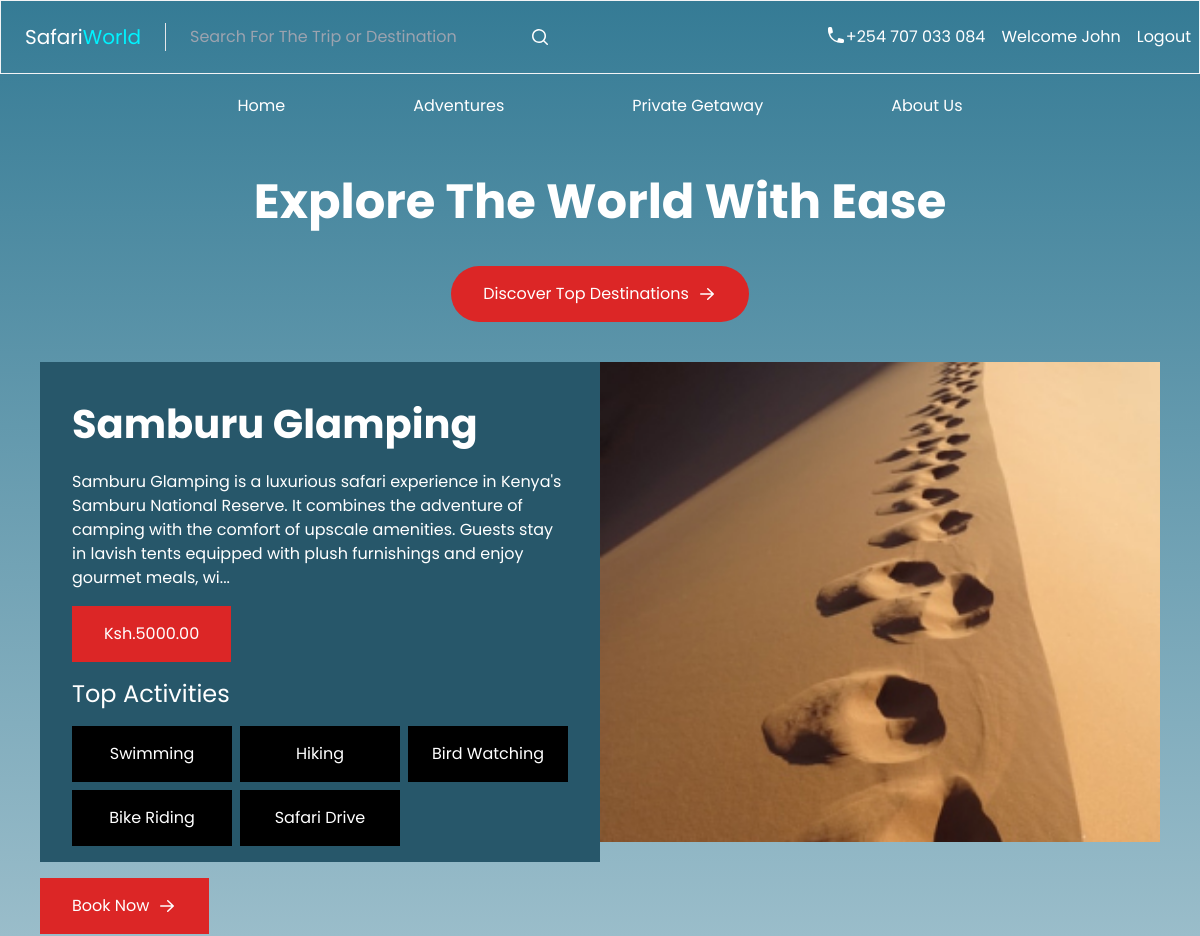
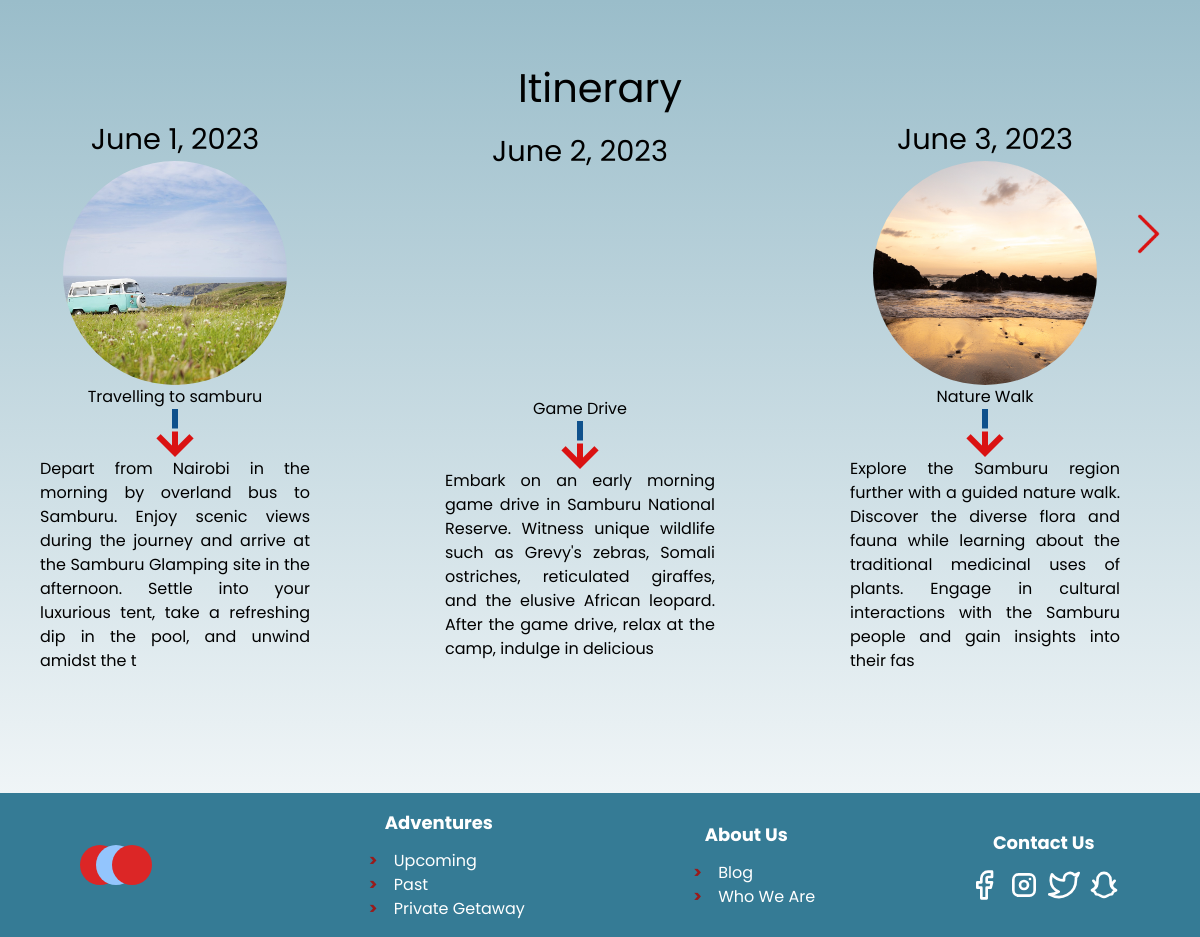
The app's page /adventures/210d935b-5c6f-442e-8c83-9ef3c514a730 (signed in) with its own data (2 pictures, top to bottom).
### booking/models.py (models this page shows, shortened)
class BaseModel(models.Model):
    id = models.UUIDField(primary_key=True, default=uuid.uuid4, editable=False)
    created_at = models.DateTimeField(auto_now_add=True)
    updated_at = models.DateTimeField(auto_now=True)
    class Meta:
        abstract = True

class User(BaseModel, AbstractUser):
    USER_TYPES = (
        ('A', 'Admin'),
        ('S', 'Staff'),
        ('U', 'User'),
    )
    GENDER_CHOICES = (
        (1, 'Male'),
        (2, 'Female'),
        (3, 'Other'),
    )
    user_type = models.CharField(choices=USER_TYPES, max_length=250)
    first_name = models.CharField(max_length=50)
    last_name = models.CharField(max_length=50)
    email = models.EmailField(max_length=250)
    date_of_birth = models.DateField(null=True)
    phone_number = models.CharField(max_length=20)
    gender = models.IntegerField(choices=GENDER_CHOICES, null=True)
    bio = models.CharField(max_length=250, blank=True)
    password = models.CharField(max_length=128)
    REQUIRED_FIELDS = ['first_name', 'last_name', 'phone_number', 'password']

class Adventure(BaseModel):
    name = models.CharField(max_length=250)
    place_id = models.ForeignKey(Place, on_delete=models.SET_NULL, null=True, related_name='adventures')
    description = models.CharField(max_length=1024)
    departure_date = models.DateField()
    return_date = models.DateField()
    price = models.DecimalField(max_digits=10, decimal_places=2)
    slots = models.IntegerField()
    age_limit = models.IntegerField(default=0)
    activities = models.CharField(max_length=250)
    image = models.FileField(upload_to='images', null=True)

class Itinerary(BaseModel):
    adventure_id = models.ForeignKey(Adventure, on_delete=models.CASCADE, related_name='itinerary_advs')
    name = models.CharField(max_length=250)
    description = models.CharField(max_length=1024)
    image = models.ImageField(upload_to='images')
    day = models.DateField()

### booking/views.py (the view)
# urls.py: path('adventures/<str:id>', views.adv_details, name='adventure'),
def adv_details(request, id):
    adventure_url = reverse('adventure', args=[id])
    adv = Adventure.objects.get(id=id)
    activities = [activity.strip() for activity in adv.activities.split(",")]
    p = Paginator(adv.itinerary_advs.all(), 3)
    page = request.GET.get('page')
    itineraries = p.get_page(page)
    context = {'adventure_url': adventure_url, 'adv': adv, 'activities': activities, 'itineraries': itineraries }
    return render(request, 'booking/adventure.html', context)

### booking/templates/booking/adventure.html (shortened to what this page needs)
{% extends 'booking/base.html' %} {% load static %} {% block content %}
<section class="justify-between px-10 pt-10 md:w-full w-100 md:flex h-max">
  <div class="w-[35rem] h-[30rem]">
    <div class="bg-[#27576A] text-white flex flex-col h-max pb-4 space-y-4">
      <h2 class="text-[2.5rem] pt-8 mx-8 font-bold">{{ adv.name }}</h2>
      <p class="mx-8">{{ adv.description }}...</p>
      <p class="flex items-center px-8 py-4 mx-8 my-4 bg-red-600 max-w-fit">
        Ksh.{{ adv.price }}
      </p>
      <h3 class="mx-8 text-2xl">Top Activities</h3>
      <ul class="grid grid-cols-3 gap-2 mx-8">
        {% for activity in activities %}
        <li class="bg-[#000000] p-4 text-center block">{{ activity }}</li>
        {% endfor %}
      </ul>
    </div>
    <div class="flex items-center px-8 py-4 my-4 bg-red-600 max-w-fit">
      <a href="/{{ adv.id }}/order" class="pr-2 text-white">Book Now</a>
      <svg
        xmlns="http://www.w3.org/2000/svg"
        viewBox="0 0 20 20"
        fill="currentColor"
        class="w-5 h-5 text-white"
      >
        <path
          fill-rule="evenodd"
          d="M3 10a.75.75 0 01.75-.75h10.638L10.23 5.29a.75.75 0 111.04-1.08l5.5 5.25a.75.75 0 010 1.08l-5.5 5.25a.75.75 0 11-1.04-1.08l4.158-3.96H3.75A.75.75 0 013 10z"
          clip-rule="evenodd"
        />
      </svg>
    </div>
  </div>
  <div
    class="bg-[url('/static/{{ adv.image}}')] w-[35rem] h-[30rem] bg-cover bg-center"
  ></div>
</section>
<section class="p-10">
  <h3 class="text-center text-[2.5rem] mt-28">Itinerary</h3>
  <div class="flex">
    <div class="flex justify-between">
      {% for itenary in itineraries %}
      <div class="flex flex-col justify-center text-center max-w-[25%]">
        <h4 class="text-[1.8rem]">{{ itenary.day }}</h4>
        <div
          class="bg-[url('/static/{{itenary.image}}')] mx-auto w-56 h-56 bg-cover bg-center rounded-full"
        ></div>
        <h5>{{ itenary.name }}</h5>
        <div
          class="bg-[url('/static/images/arrow.png')] mx-auto w-[3rem] h-[3rem] bg-center bg-cover"
        ></div>
        <p class="text-justify">{{itenary.description}}</p>
      </div>
      {% endfor %}
    </div>
    {% if itineraries.has_next %}
    <a href="?page={{ itineraries.next_page_number }}"
      ><div
        class="bg-[url('/static/images/right.png')] h-10 w-10 bg-center bg-contain bg-no-repeat translate-y-24"
      ></div
    ></a>
    {% endif %}
  </div>
</section>
{% endblock%}

### booking/templates/booking/base.html (shortened to what this page needs)
{% load static tailwind_tags %}
<!DOCTYPE html>
<html lang="en">
  <head>
    <script src="https://cdn.tailwindcss.com"></script>
  </head>
  <body
    class="bg-gradient-to-b from-[#357B95] to-transparent bg-no-repeat bg-cover font-serif"
  >
    <header
      class="items-center justify-between py-4 text-white border border-gray-100 md:flex"
    >
      <div class="flex items-center">
        <h4
          class="px-4 text-xl text-white border-r border-gray-200 font-weight-600 md:px-6"
        >
          <a href="{% url 'home' %}"
            >Safari<span style="color: #00f3ff">World</span></a
          >
        </h4>
        <div class="flex items-center sm:text-red">
          <input
            type="text"
            placeholder="Search For The Trip or Destination"
            class="p-2 mx-4 bg-transparent focus:outline-none text-white-300 w-100"
          />
          <svg
            xmlns="http://www.w3.org/2000/svg"
            viewBox="0 0 20 20"
            fill="currentColor"
            class="w-5 h-5"
          >
            <path
              fill-rule="evenodd"
              d="M9 3.5a5.5 5.5 0 100 11 5.5 5.5 0 000-11zM2 9a7 7 0 1112.452 4.391l3.328 3.329a.75.75 0 11-1.06 1.06l-3.329-3.328A7 7 0 012 9z"
              clip-rule="evenodd"
            />
          </svg>
        </div>
      </div>
      <div class="flex space-x-4">
        <div class="flex mx-2 space-x-4">
          <div class="flex item-center">
            <p>+254 707 033 084</p>
          </div>
          {% if request.user.is_authenticated %}
          <p>Welcome {{ request.user.first_name }}</p>
          <a href="{% url 'logout' %}?next={{ request.path|urlencode }}"
            >Logout</a
          >
          {% else %}
          <a href="{% url 'login' %}?next={{ request.path|urlencode }}"
            >Login</a
          >
          <a href="{% url 'signup' %}">Signup</a>
          {% endif %}
        </div>
      </div>
    </header>
    <nav class="flex my-5 text-white md:justify-center">
      <ul class="md:flex">
        <li class="px-8 md:px-16"><a href="{% url 'home' %}">Home</a></li>
        <li class="px-8 md:px-16">
          <a href="{% url 'adventures' %}">Adventures</a>
        </li>
        <li class="px-8 md:px-16"><a href="#">Private Getaway</a></li>
        <li class="px-8 md:px-16"><a href="#">About Us</a></li>
      </ul>
    </nav>
    <section>
      <h1 class="py-10 text-5xl font-bold text-center text-white">
        Explore The World With Ease
      </h1>
      <div
        class="flex items-center px-8 py-4 mx-auto bg-red-600 rounded-full max-w-fit"
      >
        <a href="{% url 'adventures' %}" class="pr-2 text-white"
          >Discover Top Destinations
        </a>
        <svg
          xmlns="http://www.w3.org/2000/svg"
          viewBox="0 0 20 20"
          fill="currentColor"
          class="w-5 h-5 text-white"
        >
          <path
            fill-rule="evenodd"
            d="M3 10a.75.75 0 01.75-.75h10.638L10.23 5.29a.75.75 0 111.04-1.08l5.5 5.25a.75.75 0 010 1.08l-5.5 5.25a.75.75 0 11-1.04-1.08l4.158-3.96H3.75A.75.75 0 013 10z"
            clip-rule="evenodd"
          />
        </svg>
      </div>
    </section>
    {% block content%} {% endblock %}
    <footer
      class="md:flex bg-[#357B95] h-full justify-around items-center px-8 md:px-1 py-4 text-white mt-20"
    >
      <div class="flex">
        <div
          class="w-10 h-10 p-3 -translate-x-12 bg-red-600 rounded-full"
        ></div>
      </div>
      <div>
        <h4 class="mb-3 text-lg font-bold md:text-center">Adventures</h4>
        <ul>
          <li
            class="pl-4 before:content-['>'] before:mr-3 before:text-red-800 before:font-bold"
          >
            <a href="#">Upcoming</a>
          </li>
          <li
            class="pl-4 before:content-['>'] before:mr-3 before:text-red-800 before:font-bold"
          >
            <a href="#">Past</a>
          </li>
          <li
            class="pl-4 before:content-['>'] before:mr-3 before:text-red-800 before:font-bold"
          >
            <a href="#">Private Getaway</a>
          </li>
        </ul>
      </div>
      <div>
        <h4 class="mb-3 text-lg font-bold md:text-center">About Us</h4>
        <ul>
          <li
            class="pl-4 before:content-['>'] before:mr-3 before:text-red-800 before:font-bold"
          >
            <a href="#">Blog</a>
          </li>
          <li
            class="pl-4 before:content-['>'] before:mr-3 before:text-red-800 before:font-bold"
          >
            <a href="#">Who We Are</a>
          </li>
        </ul>
      </div>
      <div>
        <h4 class="mb-3 text-lg font-bold md:text-center">Contact Us</h4>
        <div class="flex item-center gap-x-2">
          <svg
            class="w-8 h-8 text-white-300"
            viewBox="0 0 24 24"
            fill="none"
            stroke="currentColor"
            stroke-width="2"
            stroke-linecap="round"
            stroke-linejoin="round"
          >
            <path
              d="M18 2h-3a5 5 0 0 0-5 5v3H7v4h3v8h4v-8h3l1-4h-4V7a1 1 0 0 1 1-1h3z"
            />
          </svg>
        </div>
      </div>
    </footer>
  </body>
</html>

### booking/templates/booking/base.html (style rules this page uses)
body { font-family: "Poppins" !important; }

### records on screen
User: user.first_name "John"
Adventure: name "Samburu Glamping", description "Samburu Glamping is a luxurious safari experience in Kenya's Samburu National Reserve. It combines the adventure of camping with the comfort of upscale amenities. Guests stay in lavish tents equipped with plush furnishings and enjoy gourmet meals, wi", price "5000.00", image (picture)
Itinerary: day "June 1, 2023", image (picture), name "Travelling to samburu", description "Depart from Nairobi in the morning by overland bus to Samburu. Enjoy scenic views during the journey and arrive at the Samburu Glamping site in the afternoon. Settle into your luxurious tent, take a refreshing dip in the pool, and unwind amidst the t"
Itinerary: day "June 2, 2023", name "Game Drive", description "Embark on an early morning game drive in Samburu National Reserve. Witness unique wildlife such as Grevy's zebras, Somali ostriches, reticulated giraffes, and the elusive African leopard. After the game drive, relax at the camp, indulge in delicious"
Itinerary: day "June 3, 2023", image (picture), name "Nature Walk", description "Explore the Samburu region further with a guided nature walk. Discover the diverse flora and fauna while learning about the traditional medicinal uses of plants. Engage in cultural interactions with the Samburu people and gain insights into their fas"

### other values on screen
{{ activity }} "Swimming" "Hiking" "Bird Watching" "Bike Riding" "Safari Drive"
